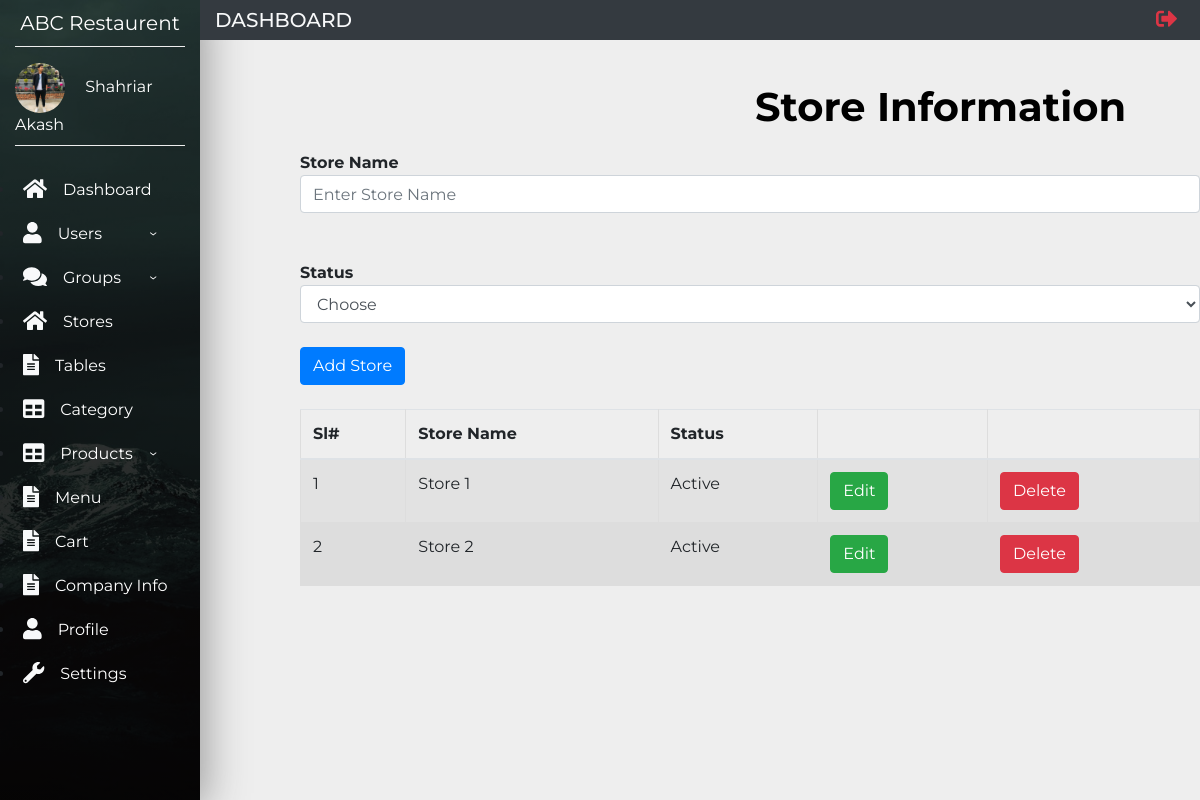
Screenshot of /views/store.php (signed in) with the database file from the repository.
### tables this page shows
CREATE TABLE `userinfo` (
  `userid` int(11) NOT NULL,
  `firstName` varchar(80) NOT NULL,
  `lastName` varchar(80) DEFAULT NULL,
  `email` varchar(80) NOT NULL,
  `password` varchar(80) NOT NULL,
  `groupId` int(11) NOT NULL,
  `gender` varchar(20) NOT NULL,
  `phoneNo` int(11) NOT NULL
);

CREATE TABLE `store` (
  `storeId` int(11) NOT NULL,
  `storeName` varchar(50) NOT NULL,
  `status` varchar(50) NOT NULL
);

### models/database.php (called while the page is built, shortened)
<?php
	$serverName="localhost";
	$username="root";
	$password="";
	$db_name="wt_project";
	function get($query)
	{
		$data=array();
		global $serverName,$username,$password,$db_name;
		$conn=mysqli_connect($serverName,$username,$password,$db_name);
		$result=mysqli_query($conn,$query);
		if(mysqli_num_rows($result) > 0)
		{
			while($row=mysqli_fetch_assoc($result))
			{
				$entity=array();
				foreach($row as $k=>$v)
				{
					$entity[$k]=$row[$k];
				}
				$data[]=$entity;
			}
		}
		return $data;
	}
?>

### controllers/storeController.php (called while the page is built, shortened)
<?php
    include_once '../models/database.php';
    function getAllStore()
    {
        $query="SELECT * FROM store";
        $stores=get($query);
        return $stores;
    }
?>

### views/store.php (the view, shortened to what this page needs)
<?php
    include_once('Main.php');
    include_once '../controllers/storeController.php';
    $stores=getAllStore();
?>
<div class="storeinner">
    <h1 class="storeh1"> <b>Store Information </b> </h1>
<form class="product_form" onsubmit="return valid()" action="../controllers/storeController.php" method="post">
    <b> Store Name </b><br>
    <input class="form form-control" type="text" name="name" id="name" placeholder="Enter Store Name"> <br>
    <br>
    <b>Status </b> <br>
    <select class="form form-control" name="status" id="status">
	    <option disabled selected>Choose</option>
    </select><br>
	<input class="btn btn-primary"  type="submit" id="add" name="add_store" value="Add Store">
</form>
<br>
    <div align="left">
			<table class="table table-striped">
				<thead>
					<th>Sl#</th>
                    <th>Store Name</th>
					<th>Status</th>
					<th></th>
					<th></th>
                </thead>
                <?php
                    foreach($stores as $store)
                    {
                        echo "<tr>";
                            echo "<td>".$store["storeId"]."</td>";
                            echo "<td>".$store["storeName"]."</td>";
                            echo "<td>".$store["status"]."</td>";
                            echo '<td> <a href="editstore.php?id='.$store["storeId"].'" class="btn btn-success">Edit </a> </td>';
                            echo '<td> <a href="deletestore.php?id='.$store["storeId"].'" class="btn btn-danger" style="color:white"> Delete </a></td>';
                        echo "</tr>";
                    }
                ?>
            </table>
    </div>
</div>
<?php include('Adminfooter.php') ?>

### views/Main.php (shortened to what this page needs)
<?php
    include_once '../models/database.php';
    $id=$_COOKIE['name'];
    function GetUser($id)
    {
        $query="SELECT * FROM userinfo WHERE userId=$id";
        $user=get($query);
        return $user[0];
    }
    $user=GetUser($id);
    $userName=$user["firstName"].' '.$user["lastName"];
?>
<!doctype html>
<html lang="en">
<head>
    <link rel="stylesheet" href="https://stackpath.bootstrapcdn.com/bootstrap/4.1.1/css/bootstrap.min.css"
>
    <link rel="stylesheet" href="styles/Adduser.css">
    <link rel="stylesheet" href="styles/companyinfo.css">
    <link rel="stylesheet" href="styles/profile.css">
    <link rel="stylesheet" href="styles/setting.css">
    <link rel="stylesheet" href="styles/style.css">
    <link rel="stylesheet" href="styles/Addproduct.css">
    <link rel="stylesheet" href="styles/AddGroup.css">
    <link rel="stylesheet" href="styles/ManageGroup.css">
    <link rel="stylesheet" href="styles/ManageUser.css">
    <link rel="stylesheet" href="styles/store.css">
</head>
<body>
    <nav class="navbar navbar-expand-md navbar-light">
        <div class="collapse navbar-collapse" id="myNavbar">
            <div class="container-fluid">
                <div class="row">
                    <div class="col-xl-2 col-lg-3 col-md-4 sidebar fixed-top">
                        <a href="#"
                            class="navbar-brand text-white d-block mx-auto text-center py-2 mb-3 bottom-border">ABC
                            Restaurent</a>
                        <div class="bottom-border pb-2">
                            <img src="images/admin.jpg" width="50" class="rounded-circle mr-3">
                            <span class="text-white">
                            <?php
                                echo $userName;
                            ?>
                            </span>
                        </div>
                        <ul class="menu-ul flex-column mt-4">
                            <li class="nav-item"><a href="Dashboard.php" class="nav-link text-white p-2 mb-1 sidebar-link"><i
                                        class="fas fa-home text-light fa-lg mr-3"></i>Dashboard</a></li>
                            <li id="user-nav"><a href="#" class="nav-link text-white p-2 mb-1 sidebar-link ">
                              <i class="fas fa-user text-light fa-lg mr-3"></i>Users</a>
                            </li>
                            <li id="Group-nav"><a href="#" class="nav-link text-white p-2 mb-1 sidebar-link"><i
                                    class="fas fa-comments text-light fa-lg mr-3"></i>Groups</a>
                            </li>
                            <li class="nav-item"><a href="store.php" class="nav-link text-white p-2 mb-1 sidebar-link"><i
                                        class="fas fa-home text-light fa-lg mr-3"></i>Stores</a></li>
                            <li class="nav-item"><a href="tables.php" class="nav-link text-white p-2 mb-1 sidebar-link"><i
                                        class="fas fa-file-alt text-light fa-lg mr-3"></i>Tables</a></li>
                            <li class="nav-item"><a href="category.php" class="nav-link text-white p-2 mb-1 sidebar-link"><i
                                        class="fas fa-table text-light fa-lg mr-3"></i>Category</a></li>
                            <li id="product-nav"><a href="#" class="nav-link text-white p-2 mb-1 sidebar-link"><i
                                        class="fas fa-table text-light fa-lg mr-3"></i>Products</a>
                            <li class="nav-item"><a href="menu.php" class="nav-link text-white p-2 mb-1 sidebar-link"><i
                                        class="fas fa-file-alt text-light fa-lg mr-3"></i>Menu</a></li>
                            <li class="nav-item"><a href="cart.php" class="nav-link text-white p-2 mb-1 sidebar-link"><i
                                        class="fas fa-file-alt text-light fa-lg mr-3"></i>Cart</a></li>
                            <li class="nav-item"><a href="companyinfo.php" class="nav-link text-white p-2 mb-1 sidebar-link"><i
                                        class="fas fa-file-alt text-light fa-lg mr-3"></i>Company Info</a></li>
                            <li class="nav-item"><a href="profile.php?id=<?php echo $id; ?>" class="nav-link text-white p-2 mb-1 sidebar-link"><i
                                        class="fas fa-user text-light fa-lg mr-3"></i>Profile</a></li>
                            <li class="nav-item"><a href="setting.php?id=<?php echo $id; ?>" class="nav-link text-white p-2 mb-1 sidebar-link"><i
                                        class="fas fa-wrench text-light fa-lg mr-3"></i>Settings</a></li>
                        </ul>
                    </div>
                    <div class="col-xl-10 col-lg-9 col-md-8 ml-auto bg-dark fixed-top py-0 top-navbar">
                        <div class="row align-items-center">
                            <div class="col-md-4">
                                <h5 class="text-light text-uppercase mb-0">Dashboard</h5>
                            </div>
                            <div class="col-md-5">
                            </div>
                            <div class="col-md-3">
                                <ul class="navbar-nav">
                                    <li class="nav-item ml-md-auto"><a href="#" class="nav-link" data-toggle="modal" data-target="#sign-out"><i class="fas fa-sign-out-alt text-danger fa-lg"></i></a></li>
                  </ul>
                </div>
              </div>
            </div>
          </div>
        </div>
      </div>
    </nav>

### views/styles/profile.css (style rules this page uses)
td, th { border: 1px solid #dddddd; text-align: left; padding: 10px; }
tr:nth-child(even) { background-color: #dddddd; }

### views/styles/style.css (style rules this page uses)
body { font-family: 'Montserrat', sans-serif; background-color: #eee; }
.sidebar { height: 100vh; background: linear-gradient(rgba(0, 0, 0, .7), rgba(0, 0, 0, .9)), url(../images/img1.jpeg); background-position: center; background-repeat: no-repeat; background-size: cover; box-shadow: 5px 7px 40px #999; }
.menu-ul { margin-left: -40px; }
.bottom-border { border-bottom: 1px groove #eee; }
.sidebar-link { transition: all .4s; }

### views/styles/store.css (style rules this page uses)
.storeinner { padding-left: 300px; padding-top: 65px; }
.storeh1 { margin-top: 2px;; margin-left: 455px; margin-bottom:20px; color: black; }

### rows the page displays
userinfo: userName "Shahriar Akash"
store: storeId "1", storeName "Store 1", status "Active"
store: storeId "2", storeName "Store 2", status "Active"
